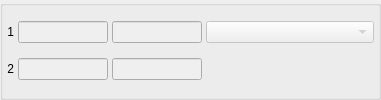
    <widget class="QGroupBox" name="grbWeekPlan4">
     <property name="title">
      <string/>
     </property>
     <layout class="QGridLayout" name="gridLayout_8">
      <property name="margin">
       <number>4</number>
      </property>
      <property name="spacing">
       <number>4</number>
      </property>
      <item row="0" column="0">
       <widget class="QLabel" name="label_13">
        <property name="text">
         <string>1</string>
        </property>
        <property name="alignment">
         <set>Qt::AlignRight|Qt::AlignTrailing|Qt::AlignVCenter</set>
        </property>
       </widget>
      </item>
      <item row="0" column="1">
       <widget class="CTimeRangeEdit" name="edtAmbTimeRange6">
        <property name="enabled">
         <bool>false</bool>
        </property>
        <property name="sizePolicy">
         <sizepolicy hsizetype="Minimum" vsizetype="Fixed">
          <horstretch>0</horstretch>
          <verstretch>0</verstretch>
         </sizepolicy>
        </property>
        <property name="maximumSize">
         <size>
          <width>90</width>
          <height>16777215</height>
         </size>
        </property>
        <property name="maxLength">
         <number>13</number>
        </property>
       </widget>
      </item>
      <item row="0" column="2">
       <widget class="CTimeRangeEdit" name="edtHomeTimeRange6">
        <property name="enabled">
         <bool>false</bool>
        </property>
        <property name="sizePolicy">
         <sizepolicy hsizetype="Minimum" vsizetype="Fixed">
          <horstretch>0</horstretch>
          <verstretch>0</verstretch>
         </sizepolicy>
        </property>
        <property name="maximumSize">
         <size>
          <width>90</width>
          <height>16777215</height>
         </size>
        </property>
        <property name="maxLength">
         <number>13</number>
        </property>
       </widget>
      </item>
      <item row="0" column="3">
       <widget class="CRBComboBox" name="cmbReasonOfAbsence6">
        <property name="enabled">
         <bool>false</bool>
        </property>
        <property name="sizePolicy">
         <sizepolicy hsizetype="Expanding" vsizetype="Fixed">
          <horstretch>0</horstretch>
          <verstretch>0</verstretch>
         </sizepolicy>
        </property>
       </widget>
      </item>
      <item row="1" column="0">
       <widget class="QLabel" name="label_14">
        <property name="text">
         <string>2</string>
        </property>
        <property name="alignment">
         <set>Qt::AlignRight|Qt::AlignTrailing|Qt::AlignVCenter</set>
        </property>
       </widget>
      </item>
      <item row="1" column="1">
       <widget class="CTimeRangeEdit" name="edtAmbTimeRange62">
        <property name="enabled">
         <bool>false</bool>
        </property>
        <property name="sizePolicy">
         <sizepolicy hsizetype="Minimum" vsizetype="Fixed">
          <horstretch>0</horstretch>
          <verstretch>0</verstretch>
         </sizepolicy>
        </property>
        <property name="maximumSize">
         <size>
          <width>90</width>
          <height>16777215</height>
         </size>
        </property>
        <property name="maxLength">
         <number>13</number>
        </property>
       </widget>
      </item>
      <item row="1" column="2">
       <widget class="CTimeRangeEdit" name="edtHomeTimeRange62">
        <property name="enabled">
         <bool>false</bool>
        </property>
        <property name="sizePolicy">
         <sizepolicy hsizetype="Minimum" vsizetype="Fixed">
          <horstretch>0</horstretch>
          <verstretch>0</verstretch>
         </sizepolicy>
        </property>
        <property name="maximumSize">
         <size>
          <width>90</width>
          <height>16777215</height>
         </size>
        </property>
        <property name="maxLength">
         <number>13</number>
        </property>
       </widget>
      </item>
      <item row="1" column="3">
       <spacer name="horizontalSpacer_9">
        <property name="orientation">
         <enum>Qt::Horizontal</enum>
        </property>
        <property name="sizeHint" stdset="0">
         <size>
          <width>168</width>
          <height>20</height>
         </size>
        </property>
       </spacer>
      </item>
     </layout>
    </widget>
